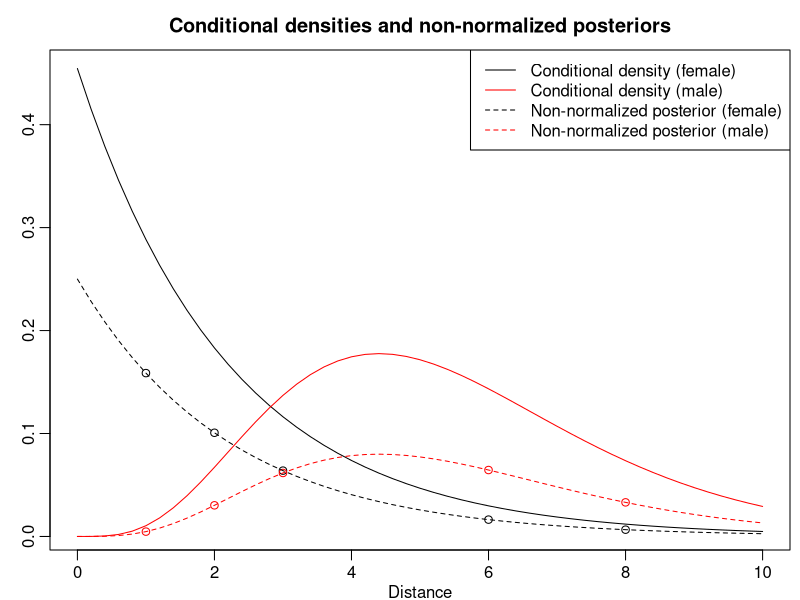
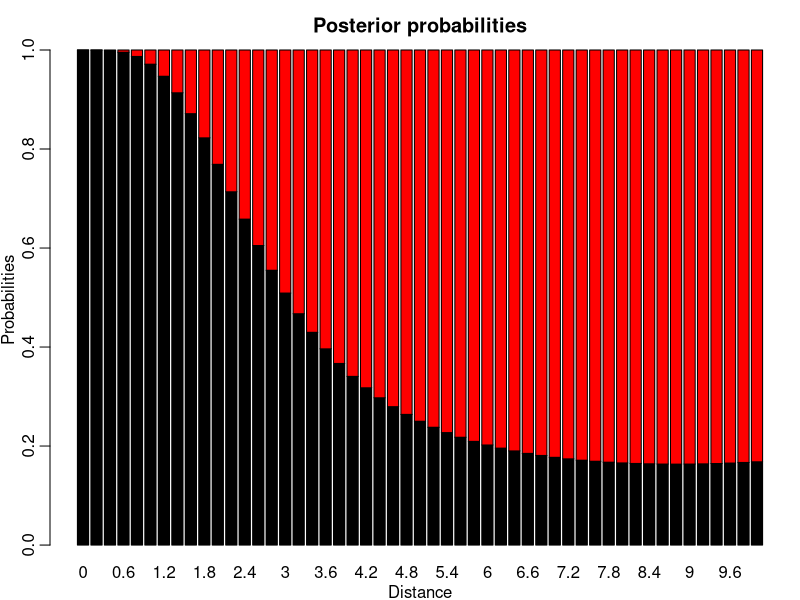

Here is the R script that generated these plots, in order:
## ---- chunk 1
knitr::opts_chunk$set(
  collapse = TRUE,
  comment = "#>",
  fig.width = 8,
  fig.height = 6
)
knitr::opts_knit$set(global.par = TRUE)
pdfplots <- FALSE # default: FALSE; set this to TRUE only if you like pdf figures
## ---- chunk 2
par(mgp = c(1.6, .6, 0), mar = c(2.5, 2.5, 2.5, .5), lwd = 1)
## ---- chunk 3
PrA <- 0.7
PrAC <- 1 - PrA
## ---- chunk 4
PrFA <- 0.01
PrFAC <- 0.05
## ---- chunk 5
N <- 100
y <- 0:6
## ---- chunk 6
PosteriorTheta1Unormalized <- PrFA ^ y * (1 - PrFA) ^ (N - y) * PrA
PosteriorTheta0Unormalized <- PrFAC ^ y * (1 - PrFAC) ^ (N - y) * PrAC
NormalizingConstant <- PosteriorTheta0Unormalized + PosteriorTheta1Unormalized

round(PosteriorTheta1Unormalized / NormalizingConstant, 3)
## ---- chunk 7
round(PosteriorTheta0Unormalized / NormalizingConstant, 3)
## ---- chunk 8
PrA <- 0.5
PrAC <- 1 - PrA
PosteriorTheta1Unormalized <- PrFA ^ y * (1 - PrFA) ^ (N - y) * PrA
PosteriorTheta0Unormalized <- PrFAC ^ y * (1 - PrFAC) ^ (N - y) * PrAC
NormalizingConstant <- PosteriorTheta0Unormalized + PosteriorTheta1Unormalized

round(PosteriorTheta1Unormalized / NormalizingConstant, 3)
## ---- chunk 9
round(PosteriorTheta0Unormalized / NormalizingConstant, 3)
## ---- chunk 10
Prtheta = 0.55
lambda = 1/2.2
alpha = 5
beta = 5/5.5
## ---- chunk 11
if (pdfplots) {
  pdf("bayes-basic-example2.pdf", width = 12, height = 8)
  par(mgp = c(1.6, .6, 0), mar = c(2, 2, 3, .5), lwd = 2)
}
x <- seq(0, 10, 0.2)
plot(x, dexp(x, lambda), type = "l", xlab = "Distance", ylab = "")
title("Conditional densities and non-normalized posteriors")
lines(x, dgamma(x, alpha, beta), col = "red")

y <- c(1, 2, 3, 6, 8)
theta1_y <- dexp(y, lambda) * Prtheta
theta0_y <- dgamma(y, alpha, beta) * (1 - Prtheta)

points(y, theta1_y)
points(y, theta0_y, col = "red")

theta1_y_morepoints <- dexp(x, lambda) * Prtheta
theta0_y_morepoints <- dgamma(x, alpha, beta) * (1 - Prtheta)

lines(x,  theta1_y_morepoints, lty = 2)
lines(x,  theta0_y_morepoints, lty = 2, col = "red")

legend("topright", c("Conditional density (female)",
                     "Conditional density (male)",
                     "Non-normalized posterior (female)",
                     "Non-normalized posterior (male)"),
       col = rep(c("black", "red"), 2), lty = rep(1:2, each = 2))
## ---- chunk 12
female <- theta1_y / (theta0_y + theta1_y)
male <- theta0_y / (theta0_y + theta1_y)
res <- rbind(female, male)
colnames(res) <- y
round(res, 3)
## ---- chunk 13
sum_morepoints <- theta0_y_morepoints + theta1_y_morepoints
female_morepoints <- theta1_y_morepoints / sum_morepoints
male_morepoints <- theta0_y_morepoints / sum_morepoints
res <- rbind(female_morepoints, male_morepoints)
colnames(res) <- x
barplot(res, main = "Posterior probabilities", 
        col = c("black", "red"), xlab = "Distance", ylab = "Probabilities")
